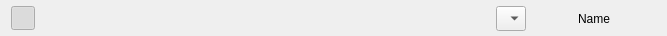
<?xml version="1.0" encoding="UTF-8"?>
<ui version="4.0">
 <class>MenuBarWidget</class>
 <widget class="QWidget" name="MenuBarWidget">
  <property name="geometry">
   <rect>
    <x>0</x>
    <y>0</y>
    <width>667</width>
    <height>36</height>
   </rect>
  </property>
  <property name="sizePolicy">
   <sizepolicy hsizetype="Expanding" vsizetype="Fixed">
    <horstretch>0</horstretch>
    <verstretch>0</verstretch>
   </sizepolicy>
  </property>
  <property name="minimumSize">
   <size>
    <width>0</width>
    <height>30</height>
   </size>
  </property>
  <property name="windowTitle">
   <string>Form</string>
  </property>
  <layout class="QHBoxLayout" name="mainlLayout">
   <property name="topMargin">
    <number>1</number>
   </property>
   <property name="bottomMargin">
    <number>0</number>
   </property>
   <item>
    <widget class="QPushButton" name="showMenuBtn">
     <property name="sizePolicy">
      <sizepolicy hsizetype="Fixed" vsizetype="Fixed">
       <horstretch>0</horstretch>
       <verstretch>0</verstretch>
      </sizepolicy>
     </property>
     <property name="maximumSize">
      <size>
       <width>24</width>
       <height>24</height>
      </size>
     </property>
     <property name="text">
      <string/>
     </property>
     <property name="icon">
      <iconset resource="../wposgui.qrc">
       <normaloff>:/icons/icons/list.svg</normaloff>:/icons/icons/list.svg</iconset>
     </property>
     <property name="iconSize">
      <size>
       <width>24</width>
       <height>24</height>
      </size>
     </property>
     <property name="checkable">
      <bool>true</bool>
     </property>
     <property name="checked">
      <bool>true</bool>
     </property>
    </widget>
   </item>
   <item>
    <spacer name="spacer">
     <property name="orientation">
      <enum>Qt::Horizontal</enum>
     </property>
     <property name="sizeHint" stdset="0">
      <size>
       <width>40</width>
       <height>20</height>
      </size>
     </property>
    </spacer>
   </item>
   <item>
    <widget class="QComboBox" name="comboBox">
     <property name="sizePolicy">
      <sizepolicy hsizetype="Fixed" vsizetype="Fixed">
       <horstretch>0</horstretch>
       <verstretch>0</verstretch>
      </sizepolicy>
     </property>
     <property name="maximumSize">
      <size>
       <width>55</width>
       <height>25</height>
      </size>
     </property>
     <property name="iconSize">
      <size>
       <width>25</width>
       <height>25</height>
      </size>
     </property>
     <item>
      <property name="text">
       <string/>
      </property>
      <property name="icon">
       <iconset resource="../wposgui.qrc">
        <normaloff>:/icons/icons/language-fr.png</normaloff>:/icons/icons/language-fr.png</iconset>
      </property>
     </item>
     <item>
      <property name="text">
       <string/>
      </property>
      <property name="icon">
       <iconset resource="../wposgui.qrc">
        <normaloff>:/icons/icons/language-en.png</normaloff>:/icons/icons/language-en.png</iconset>
      </property>
     </item>
    </widget>
   </item>
   <item>
    <layout class="QHBoxLayout" name="horizontalLayout">
     <item>
      <widget class="QPushButton" name="notifyBtn">
       <property name="sizePolicy">
        <sizepolicy hsizetype="Fixed" vsizetype="Fixed">
         <horstretch>0</horstretch>
         <verstretch>0</verstretch>
        </sizepolicy>
       </property>
       <property name="text">
        <string/>
       </property>
       <property name="icon">
        <iconset resource="../wposgui.qrc">
         <normaloff>:/icons/icons/notify.png</normaloff>:/icons/icons/notify.png</iconset>
       </property>
       <property name="iconSize">
        <size>
         <width>24</width>
         <height>24</height>
        </size>
       </property>
       <property name="checked">
        <bool>false</bool>
       </property>
       <property name="flat">
        <bool>true</bool>
       </property>
      </widget>
     </item>
     <item>
      <widget class="QLabel" name="nameLabel">
       <property name="text">
        <string>Name</string>
       </property>
      </widget>
     </item>
     <item>
      <widget class="QPushButton" name="pictureBtn">
       <property name="maximumSize">
        <size>
         <width>50</width>
         <height>16777215</height>
        </size>
       </property>
       <property name="text">
        <string/>
       </property>
       <property name="icon">
        <iconset resource="../wposgui.qrc">
         <normaloff>:/icons/icons/profile.png</normaloff>:/icons/icons/profile.png</iconset>
       </property>
       <property name="iconSize">
        <size>
         <width>25</width>
         <height>25</height>
        </size>
       </property>
       <property name="flat">
        <bool>true</bool>
       </property>
      </widget>
     </item>
    </layout>
   </item>
  </layout>
 </widget>
 <resources>
  <include location="../wposgui.qrc"/>
 </resources>
 <connections/>
</ui>
